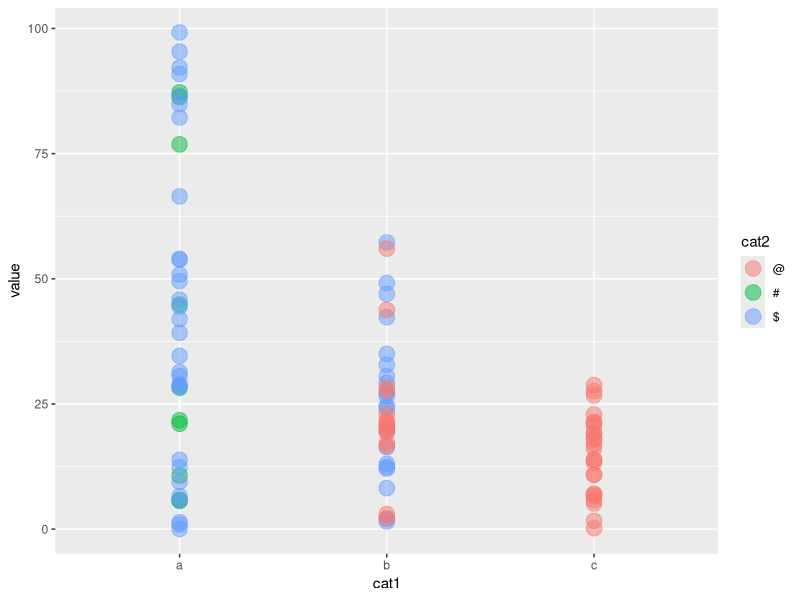
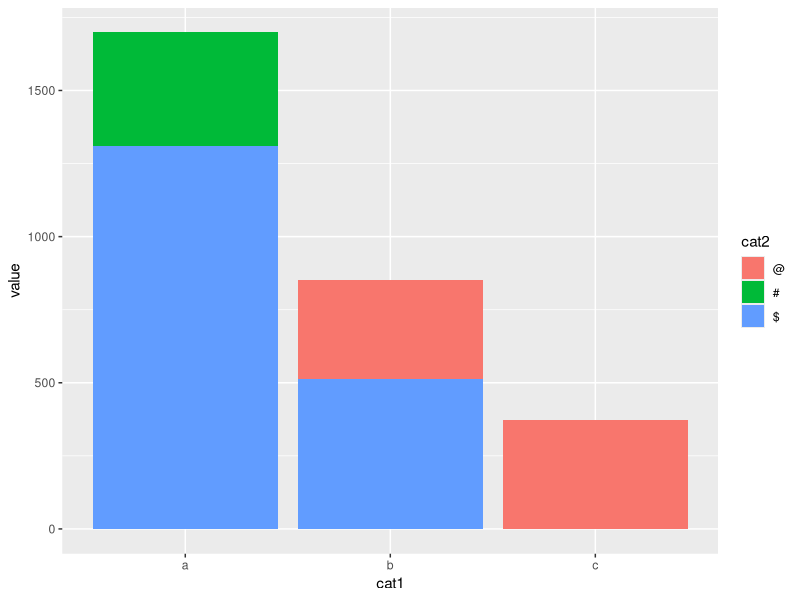
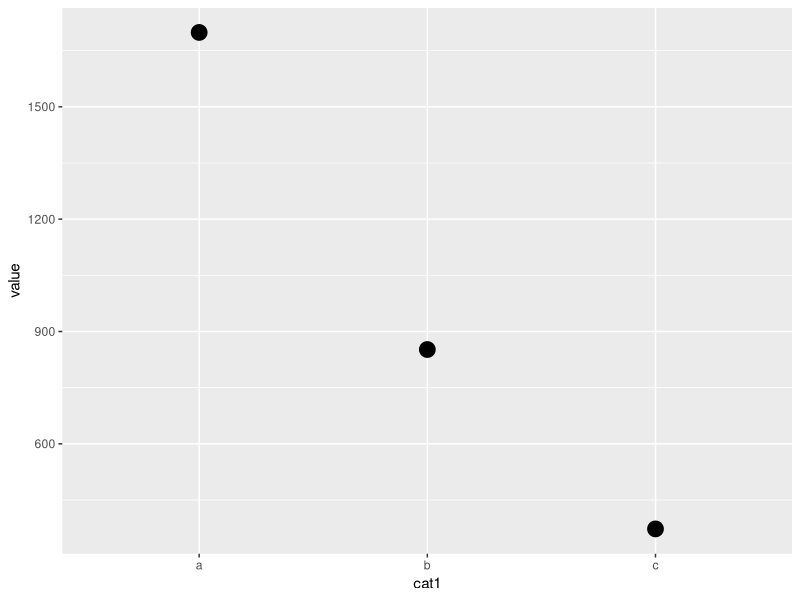

Write R code to recreate these figures, in order.
## ---- chunk 1
knitr::opts_chunk$set(echo = TRUE)
## ---- chunk 2

  library(tidyverse)

  data <-tibble(c(runif(33)*100,runif(33)*60,runif(34)*30), 
                c(rep('a',40),rep('b',35),rep('c',25)),
                c(rep('#',10),rep('$',50),rep('@',40))) 

  names(data) <- c("value","cat1","cat2")
  
  data[seq(1,100,by=5),]

## ---- chunk 3

  a <- ggplot(data, aes(x=cat1,y=value)) # load your data and analysis dimensions
  a + geom_point(aes(color=cat2), size=5, alpha=.5) # tell what to plot

## ---- chunk 4

  a <- ggplot(data, aes(x=cat1,y=value,fill=cat2))
  a + geom_bar(stat="identity") # here the stacked bars from geom_bar are already an aggregation, it won't plot individual values!!!

## ---- chunk 5

  a <- ggplot(data)
  
  a + 
  stat_summary(aes(x = cat1, y = value), 
               fun = function(x) sum(x), 
               geom = "point",
               size = 5) # this count "by hand" the aggregated sum by categories, still no  individual values!!!

